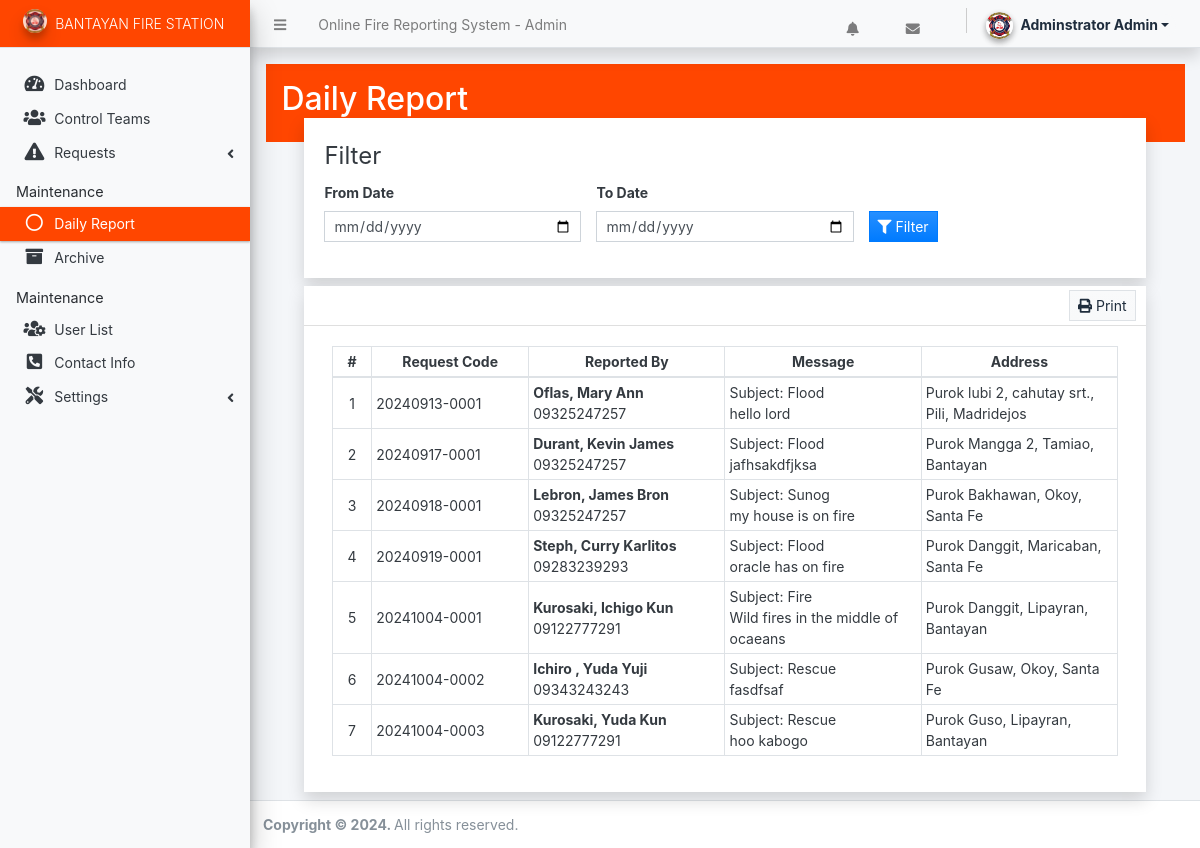
Screenshot of /admin/?page=reports (signed in) with the database file from the repository.
### tables this page shows
CREATE TABLE `request_list` (
  `id` int(30) NOT NULL,
  `team_id` int(30) DEFAULT NULL,
  `code` varchar(100) NOT NULL,
  `lastname` varchar(255) DEFAULT NULL,
  `firstname` varchar(255) DEFAULT NULL,
  `middlename` varchar(255) DEFAULT NULL,
  `contact` text NOT NULL,
  `subject` varchar(255) DEFAULT NULL,
  `message` text NOT NULL,
  `image` varchar(255) NOT NULL,
  `municipality` varchar(255) DEFAULT NULL,
  `barangay` varchar(255) DEFAULT NULL,
  `sitio_street` varchar(255) DEFAULT NULL,
  `status` tinyint(1) NOT NULL DEFAULT 0 COMMENT '0 = Pending,\r\n1 = Assigned to Team,\r\n2 = Team on their Way\r\n3 = Relief on progress\r\n4 = Completed',
  `date_created` datetime NOT NULL DEFAULT current_timestamp(),
  `date_updated` datetime NOT NULL DEFAULT current_timestamp() ON UPDATE current_timestamp(),
  `deleted_reports` varchar(255) DEFAULT NULL
);

### admin/reports/index.php (the view, shortened to what this page needs)
<div class="content py-3 px-3" style="color: #fff; background-color: #ff4600">
    <h2>Daily Report</h2>
</div>
<div class="row flex-column mt-4 justify-content-center align-items-center mt-lg-n4 mt-md-3 mt-sm-0">
    <div class="col-lg-11 col-md-11 col-sm-12 col-xs-12">
        <div class="card rounded-0 mb-2 shadow">
            <div class="card-body">
                <fieldset>
                    <legend>Filter</legend>
                    <form action="" id="filter-form">
                        <div class="row align-items-end">
                            <div class="col-lg-4 col-md-6 col-sm-12 col-xs-12">
                                <div class="form-group">
                                    <label for="from_date" class="control-label">From Date</label>
                                    <input type="date" class="form-control form-control-sm rounded-0" name="from_date" id="from_date" value="<?= isset($_GET['from_date']) ? $_GET['from_date'] : '' ?>" required="required">
                                </div>
                            </div>
                            <div class="col-lg-4 col-md-6 col-sm-12 col-xs-12">
                                <div class="form-group">
                                    <label for="to_date" class="control-label">To Date</label>
                                    <input type="date" class="form-control form-control-sm rounded-0" name="to_date" id="to_date" value="<?= isset($_GET['to_date']) ? $_GET['to_date'] : '' ?>" required="required">
                                </div>
                            </div>
                            <div class="col-lg-4 col-md-6 col-sm-12 col-xs-12">
                                <div class="form-group">
                                    <button class="btn btn-sm btn-flat btn-primary bg-gradient-primary"><i class="fa fa-filter"></i> Filter</button>
                                </div>
                            </div>
                        </div>
                    </form>
                </fieldset>
            </div>
        </div>
    </div>
    <div class="col-lg-11 col-md-11 col-sm-12 col-xs-12">
        <div class="card rounded-0 mb-2 shadow">
            <div class="card-header py-1">
                <div class="card-tools">
                    <button class="btn btn-flat btn-sm btn-light bg-gradient-light border" type="button" id="print"><i class="fa fa-print"></i> Print</button>
                </div>
            </div>
            <div class="card-body">
                <div class="container-fluid" id="printout">
                    <table class="table table-bordered">
                        <colgroup>
                            <col width="5%">
                            <col width="20%">
                            <col width="25%">
                            <col width="25%">
                            <col width="25%">
                        </colgroup>
                        <thead>
                            <tr>
                                <th class="px-1 py-1 text-center">#</th>
                                <th class="px-1 py-1 text-center">Request Code</th>
                                <th class="px-1 py-1 text-center">Reported By</th>
                                <th class="px-1 py-1 text-center">Message</th>
                                <th class="px-1 py-1 text-center">Address</th>
                            </tr>
                        </thead>
                        <tbody>
                            <?php
                            $i = 1;
                            $from_date = isset($_GET['from_date']) ? $_GET['from_date'] : null;
                            $to_date = isset($_GET['to_date']) ? $_GET['to_date'] : null;
                            if ($from_date && $to_date) {
                                $requests = $conn->query("SELECT * FROM `request_list` WHERE date(date_created) BETWEEN '{$from_date}' AND '{$to_date}' ORDER BY abs(unix_timestamp(date_created)) asc ");
                            } else {
                                $requests = $conn->query("SELECT * FROM `request_list` ORDER BY abs(unix_timestamp(date_created)) asc ");
                            }
                            while($row = $requests->fetch_assoc()):
                                $purok_street = isset($row['sitio_street']) ? htmlspecialchars($row['sitio_street']) : '';
                                $barangay = isset($row['barangay']) ? htmlspecialchars($row['barangay']) : '';
                                $municipality = isset($row['municipality']) ? htmlspecialchars($row['municipality']) : '';
                            ?>
                            <tr>
                                <td class="px-1 py-1 align-middle text-center"><?= $i++ ?></td>
                                <td class="px-1 py-1 align-middle"><?= htmlspecialchars($row['code']) ?></td>
                                <td class="px-1 py-1 align-middle">
                                    <strong><?= htmlspecialchars($row['lastname']) ?>, </strong>
                                    <strong><?= htmlspecialchars($row['firstname']) ?> </strong>
                                    <strong><?= htmlspecialchars($row['middlename']) ?><br></strong>
                                    <?= htmlspecialchars($row['contact']) ?>
                                </td>
                                <td class="px-1 py-1 align-middle">
                                    Subject: <?= htmlspecialchars($row['subject']) ?><br>
                                    <?= nl2br(htmlspecialchars($row['message'])) ?>
                                </td>
                                <td class="px-1 py-1 align-middle">
                                    <?= $purok_street ?>,
                                    <?= $barangay ?>,
                                    <?= $municipality ?>
                                </td>
                            </tr>
                            <?php endwhile; ?>
                        </tbody>
                    </table>
                </div>
            </div>
        </div>
    </div>
</div>

### rows the page displays
request_list: code "20240913-0001", lastname "Oflas", firstname "Mary", middlename "Ann", contact "09325247257", subject "Flood", message "hello lord", sitio_street "Purok lubi 2, cahutay srt.", barangay "Pili", municipality "Madridejos"
request_list: code "20240917-0001", lastname "Durant", firstname "Kevin", middlename "James", contact "09325247257", subject "Flood", message "jafhsakdfjksa", sitio_street "Purok Mangga 2", barangay "Tamiao", municipality "Bantayan"
request_list: code "20240918-0001", lastname "Lebron", firstname "James", middlename "Bron", contact "09325247257", subject "Sunog", message "my house is on fire", sitio_street "Purok Bakhawan", barangay "Okoy", municipality "Santa Fe"
request_list: code "20240919-0001", lastname "Steph", firstname "Curry", middlename "Karlitos", contact "09283239293", subject "Flood", message "oracle has on fire", sitio_street "Purok Danggit", barangay "Maricaban", municipality "Santa Fe"
request_list: code "20241004-0001", lastname "Kurosaki", firstname "Ichigo", middlename "Kun", contact "09122777291", subject "Fire", message "Wild fires in the middle of ocaeans", sitio_street "Purok Danggit", barangay "Lipayran", municipality "Bantayan"
request_list: code "20241004-0002", lastname "Ichiro", firstname "Yuda", middlename "Yuji", contact "09343243243", subject "Rescue", message "fasdfsaf", sitio_street "Purok Gusaw", barangay "Okoy", municipality "Santa Fe"
request_list: code "20241004-0003", lastname "Kurosaki", firstname "Yuda", middlename "Kun", contact "09122777291", subject "Rescue", message "hoo kabogo", sitio_street "Purok Guso", barangay "Lipayran", municipality "Bantayan"

### other values shown
$_settings->info('name') "Online Fire Reporting System"
$_settings->info('short_name') "BANTAYAN FIRE STATION"
